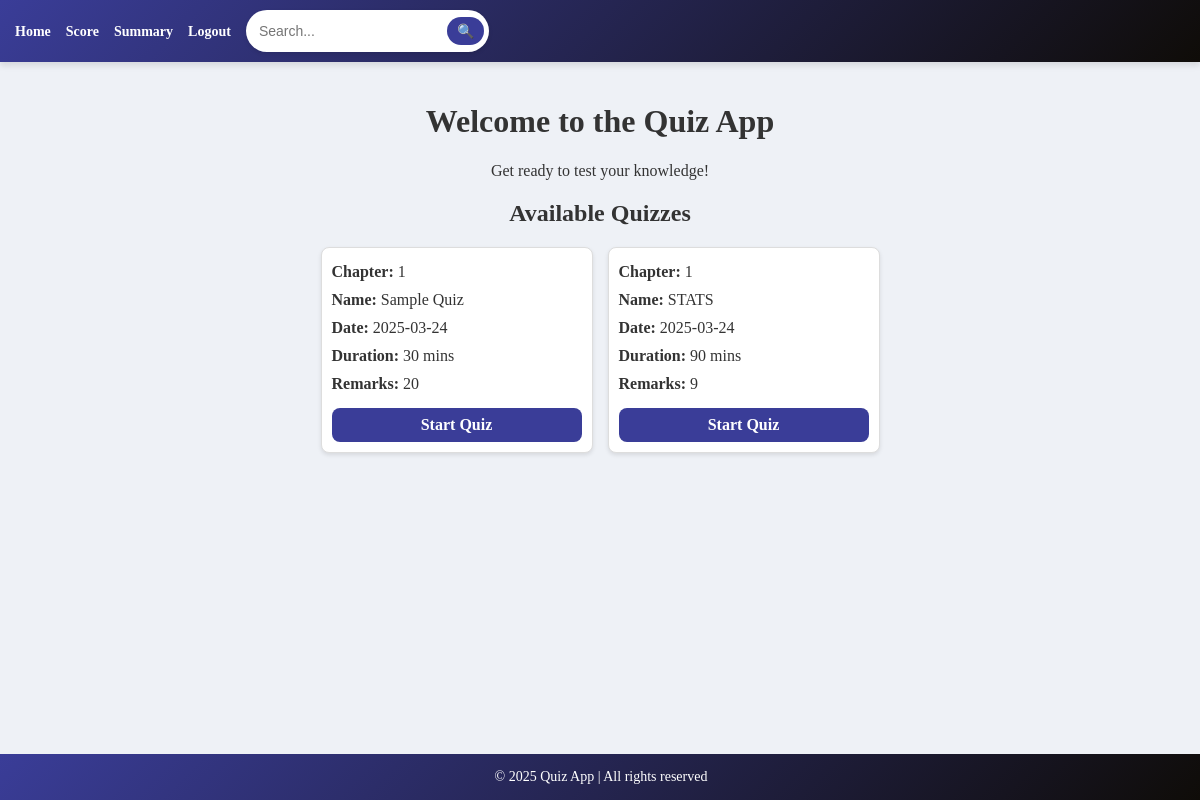
/user_dashboard (signed in), run on an earlier commit of the app's database.
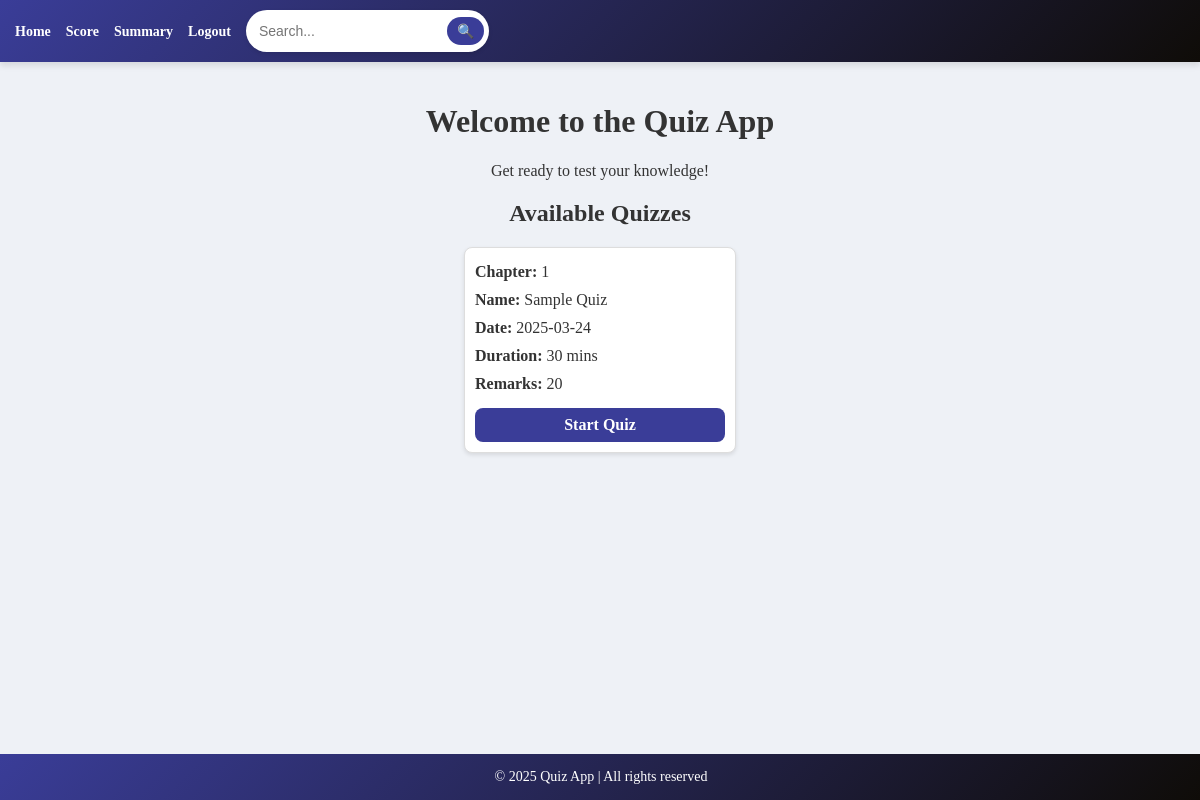
And on a later commit of the database.
### models.py (models this page shows, shortened)
class Quiz(db.Model):
    __tablename__ = 'quiz'
    id = db.Column(db.Integer, primary_key=True)
    chapter_id = db.Column(db.Integer, db.ForeignKey('chapters.id'), nullable=False)
    name = db.Column(db.String(225), unique=True, nullable=False)
    date_of_quiz = db.Column(db.Date, nullable=True)
    time_duration = db.Column(db.Integer, nullable=True)
    remarks = db.Column(db.String(255), nullable=True)
    chapter = db.relationship('Chapter', back_populates='quizzes')
    scores = db.relationship('Score', backref='quiz', lazy=True)

### app.py (the view)
@app.route('/user_dashboard')
@user_required
def user_dashboard():
    quiz = Quiz.query.order_by(Quiz.date_of_quiz).all()
    return render_template('user_dashboard.html', quiz=quiz)

### app.py (called while the page is built)
def user_required(f):
    @wraps(f)
    def decorated_function(*args, **kwargs):
        if "user_id" not in session or session.get('user_role') != 'user':
            flash("Unauthorized access!", "danger")
            return redirect(url_for("login"))
        return f(*args, **kwargs)
    return decorated_function

### templates/user_dashboard.html (shortened to what this page needs)
{% extends 'base1.html' %}
{% block content %}
    <h1 class="text-center">Welcome to the Quiz App</h1>
    <p class="text-center">Get ready to test your knowledge!</p>
    <h2 class="text-center">Available Quizzes</h2>
    <ul class="list-group">
        {% for quiz in quiz %}
        <li class="list-group-item">
            <p><strong>Chapter:</strong> {{ quiz.chapter_id }}</p>
            <p><strong>Name:</strong> {{ quiz.name }}</p>
            <p><strong>Date:</strong> {{ quiz.date_of_quiz }}</p>
            <p><strong>Duration:</strong> {{ quiz.time_duration }} mins</p>
            <p><strong>Remarks:</strong> {{ quiz.remarks }}</p>
            <a href="{{ url_for('take_quiz', quiz_id=quiz.id) }}">Start Quiz</a>
        </li>
        {% else %}
            <li class="list-group-item">No quizzes available at the moment.</li>
        {% endfor %}
    </ul>
{% endblock %}

What changed in the data, as far as the page shows it:
removed Quiz: chapter_id "1", name "STATS", date_of_quiz "2025-03-24", time_duration "90", remarks "9"
